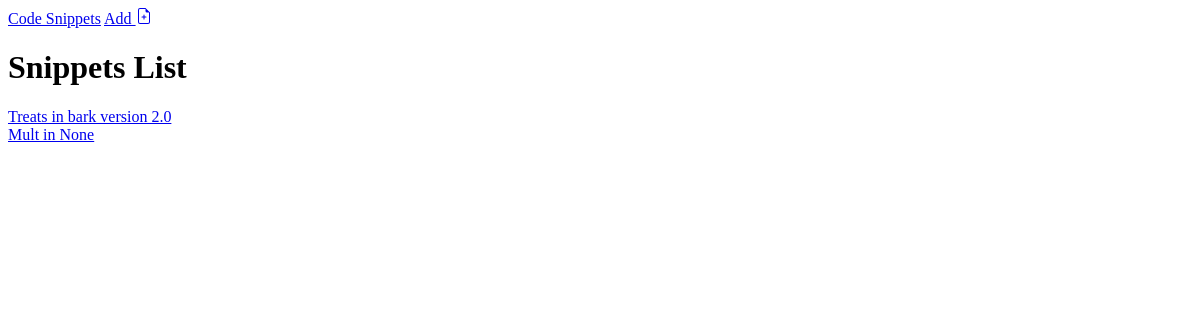
Before: / with the older database file.
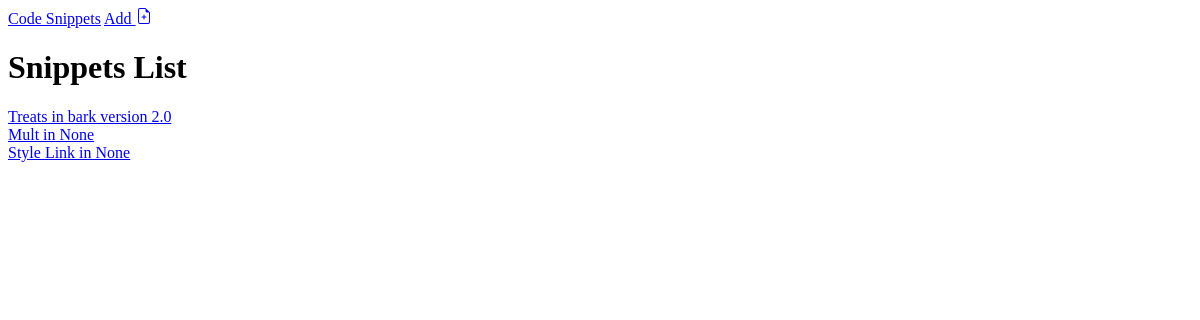
After: the same page with the newer database file.
### snippets/models.py (models this page shows)
class Snippet(models.Model):
    title = models.CharField(max_length=255, default='')
    description = models.CharField(max_length=512, default='', blank=True)
    code = models.TextField()
    language = models.ForeignKey(
        'Language', on_delete=models.CASCADE, related_name='snippets', blank=True, null=True)
    user = models.ManyToManyField(
        'User', related_name='snippets')
    created_at = models.DateTimeField(auto_now_add=True)
    tag = models.ManyToManyField('Tag', related_name='snippets', blank=True)
    def __str__(self):
        return f'{self.title} in {self.language}'

class Language(models.Model):
    name = models.CharField(max_length=255)
    version = models.FloatField(blank=True, null=True)
    def __str__(self):
        return f'{self.name} version {self.version}'

### snippets/views.py (the view)
# urls.py: path('', views.list_snippet, name='list_snippet'),
def list_snippet(request):
    snippets = Snippet.objects.all()
    return render(request, 'snippets/list_snippet.html', {'snippets': snippets})

### templates/snippets/list_snippet.html (shortened to what this page needs)
{% extends 'base.html' %}
{% block content %}
    <h1> Snippets List </h1>
    {% for snippet in snippets %}
        <div class="snippet-box">
            <a href="{% url 'detail_snippet' pk=snippet.pk %}"> {{ snippet }} </a>
        </div>
    {% endfor %}
{% endblock content %}

### templates/base.html (shortened to what this page needs)
{% load static %}
<!DOCTYPE html>
<html lang="en">
<head>
    <link rel="stylesheet" href="{% static 'css/style.css' %}">
</head>
<body>
    <header>
        <a href="{% url 'list_snippet' %}">Code Snippets</a>
        <a href="{% url 'create_snippet' %}"> Add {% include "./snippets/icons/file-earmark-plus.svg" %}</a>
    </header>
    {% block content %}
    {% endblock content %}
</body>
</html>

Changed rows visible on the page:
added Snippet: title+language "Style Link in None"
